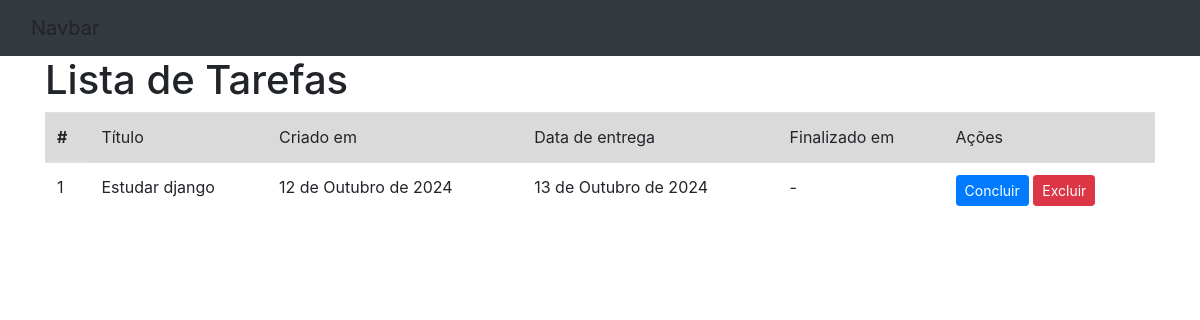
Before: / with the older database file.
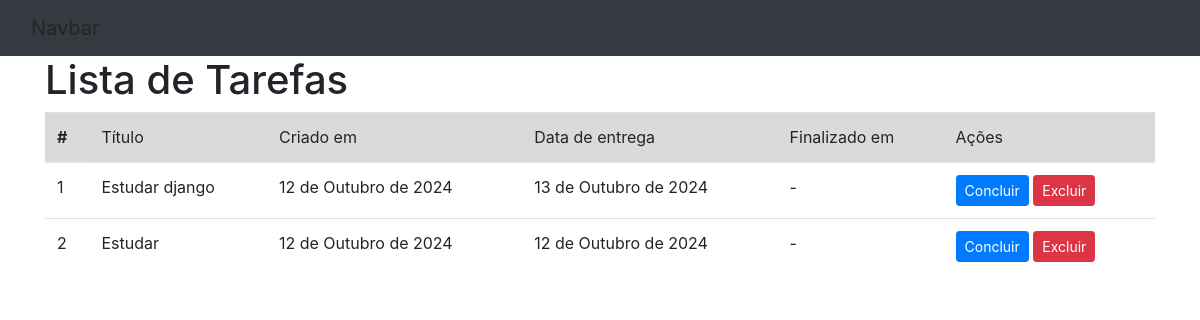
After: the same page with the newer database file.
### todos/models.py (models this page shows)
class Todo(models.Model):
    title = models.CharField(max_length=100, null=False, blank=False)
    created_at = models.DateField(auto_now_add=True, null=False, blank=False)
    deadLine = models.DateField(null=False, blank=False)
    finished_at = models.DateField(null=True)

### todos/views.py (the view)
# urls.py: path("", TodoListView.as_view(), name="todo_list"),
class TodoListView(ListView):
  model = Todo

### todos/templates/todos/todo_list.html (shortened to what this page needs)
<!DOCTYPE html>
<html lang="pt-br">
<head>
  <link href="https://stackpath.bootstrapcdn.com/bootstrap/4.5.2/css/bootstrap.min.css" rel="stylesheet">
</head>
<body>
  <nav class="navbar navbar-expand-lg bg-dark">
    <div class="container-fluid">
      <span class="navbar-brand">Navbar</span>
    </div>
  </nav>
  <main class="container">
    <h1>Lista de Tarefas</h1>
    {% if todo_list %}
      <table class="table">
        <thead>
          <tr class="table-active">
            <th scope="col">#</th>
            <td scope="col">Título</td>
            <td scope="col">Criado em</td>
            <td scope="col">Data de entrega</td>
            <td scope="col">Finalizado em</td>
            <td scope="col">Ações</td>
          </tr>
        </thead>
        <tbody>
          {% for todo in todo_list %}
            <tr>
              <td>{{ todo.id }}</td>
              <td>{{ todo.title }}</td>
              <td>{{ todo.created_at|default:" - " }}</td>
              <td>{{ todo.deadLine|default:" - " }}</td>
              <td>{{ todo.finished_at|default:" - " }}</td>
              <td>
                <a href="#" class="btn btn-primary btn-sm">Concluir</a>
                <a href="#" class="btn btn-danger btn-sm">Excluir</a>
              </td>
            </tr>
          {% endfor %}
        </tbody>
      </table>
    {% else %}
      <p>Não há tarefas cadastradas!</p>
    {% endif %}
  </main>
</body>
</html>

Changed rows visible on the page:
added Todo: id "2", title "Estudar", created_at "12 de Outubro de 2024", deadLine "12 de Outubro de 2024", finished_at "-"
